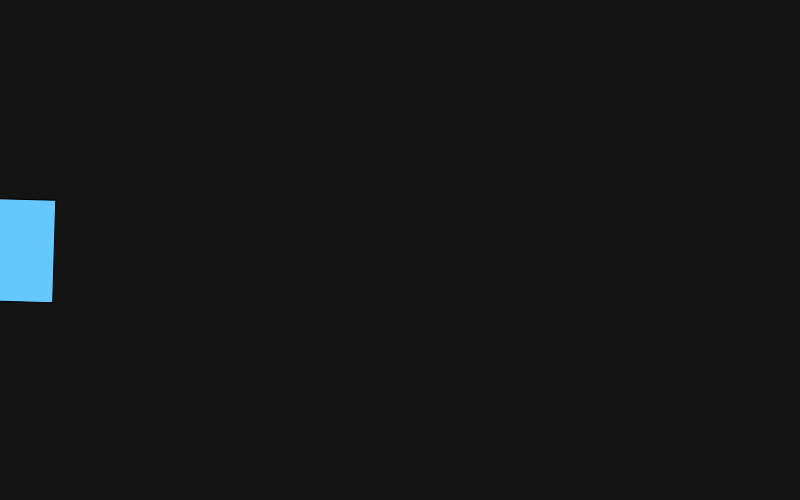
Frame 1 (no input)
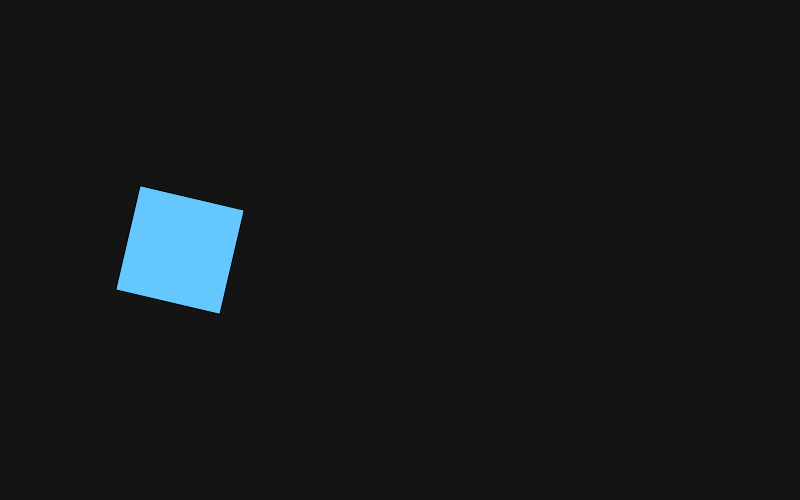
Frame 60 (no input)
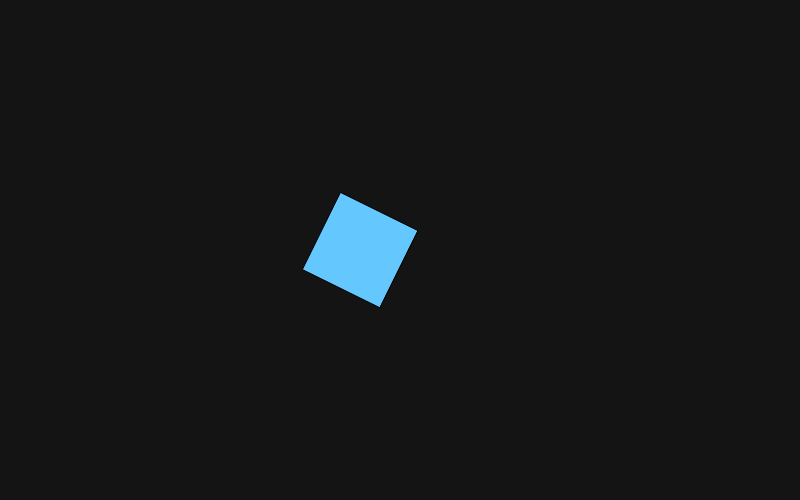
Frame 120 (the mouse pressed at the canvas centre since frame 60)

The p5.js sketch that drew these frames (run headless with seeded random() and noise() and a simulated clock; from frame 60 on, the mouse is pressed at the canvas centre):

// p5.js sketch
// ── sketch.js
function setup() {
createCanvas (800, 500);
}
function draw() {
background (20);
// movimiento horizontal
let x = (frameCount * 3) % width;
// escala
let s = 1 + 0.5* sin(frameCount * 0.05);
push();
translate(x, 250);
rotate (frameCount* 0.03);
scale(s);
fill(100, 200, 255);
rectMode (CENTER);
rect(0, 0, 100, 100);
pop();
}
